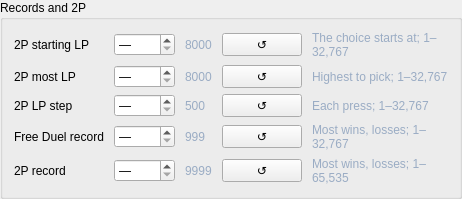
            <widget class="QGroupBox" name="limitsRecordsAnd2PGroup">
             <property name="title">
              <string>Records and 2P</string>
             </property>
             <layout class="QGridLayout" name="limitsRecordsAnd2PGroupLayout">
              <property name="horizontalSpacing">
               <number>10</number>
              </property>
              <property name="verticalSpacing">
               <number>6</number>
              </property>
              <item row="0" column="0">
               <widget class="QLabel" name="limit_two_player_start_label">
                <property name="text">
                 <string>2P starting LP</string>
                </property>
                <property name="toolTip">
                 <string>The choice starts at</string>
                </property>
                <property name="wordWrap">
                 <bool>true</bool>
                </property>
                <property name="sizePolicy">
                 <sizepolicy hsizetype="MinimumExpanding" vsizetype="Preferred">
                  <horstretch>0</horstretch>
                  <verstretch>0</verstretch>
                 </sizepolicy>
                </property>
               </widget>
              </item>
              <item row="0" column="1">
               <widget class="QSpinBox" name="limit_two_player_start_spin">
                <property name="specialValueText">
                 <string>—</string>
                </property>
                <property name="minimum">
                 <number>0</number>
                </property>
                <property name="maximum">
                 <number>32767</number>
                </property>
                <property name="value">
                 <number>0</number>
                </property>
                <property name="toolTip">
                 <string>2P starting LP: The choice starts at. Retail: 8000.</string>
                </property>
               </widget>
              </item>
              <item row="0" column="2">
               <widget class="QLabel" name="limit_two_player_start_retail">
                <property name="text">
                 <string>8000</string>
                </property>
                <property name="toolTip">
                 <string>The game's own value when this field is left unset.</string>
                </property>
                <property name="styleSheet">
                 <string>color:#9aacc4</string>
                </property>
               </widget>
              </item>
              <item row="0" column="3">
               <widget class="QPushButton" name="reset_two_player_start_button">
                <property name="text">
                 <string>↺</string>
                </property>
                <property name="toolTip">
                 <string>Use the game's value for this setting</string>
                </property>
               </widget>
              </item>
              <item row="0" column="4">
               <widget class="QLabel" name="limit_two_player_start_hint">
                <property name="text">
                 <string>The choice starts at; 1–32,767</string>
                </property>
                <property name="toolTip">
                 <string>The choice starts at</string>
                </property>
                <property name="styleSheet">
                 <string>color:#9aacc4</string>
                </property>
                <property name="wordWrap">
                 <bool>true</bool>
                </property>
               </widget>
              </item>
              <item row="1" column="0">
               <widget class="QLabel" name="limit_two_player_max_label">
                <property name="text">
                 <string>2P most LP</string>
                </property>
                <property name="toolTip">
                 <string>Highest to pick</string>
                </property>
                <property name="wordWrap">
                 <bool>true</bool>
                </property>
                <property name="sizePolicy">
                 <sizepolicy hsizetype="MinimumExpanding" vsizetype="Preferred">
                  <horstretch>0</horstretch>
                  <verstretch>0</verstretch>
                 </sizepolicy>
                </property>
               </widget>
              </item>
              <item row="1" column="1">
               <widget class="QSpinBox" name="limit_two_player_max_spin">
                <property name="specialValueText">
                 <string>—</string>
                </property>
                <property name="minimum">
                 <number>0</number>
                </property>
                <property name="maximum">
                 <number>32767</number>
                </property>
                <property name="value">
                 <number>0</number>
                </property>
                <property name="toolTip">
                 <string>2P most LP: Highest to pick. Retail: 8000.</string>
                </property>
               </widget>
              </item>
              <item row="1" column="2">
               <widget class="QLabel" name="limit_two_player_max_retail">
                <property name="text">
                 <string>8000</string>
                </property>
                <property name="toolTip">
                 <string>The game's own value when this field is left unset.</string>
                </property>
                <property name="styleSheet">
                 <string>color:#9aacc4</string>
                </property>
               </widget>
              </item>
              <item row="1" column="3">
               <widget class="QPushButton" name="reset_two_player_max_button">
                <property name="text">
                 <string>↺</string>
                </property>
                <property name="toolTip">
                 <string>Use the game's value for this setting</string>
                </property>
               </widget>
              </item>
              <item row="1" column="4">
               <widget class="QLabel" name="limit_two_player_max_hint">
                <property name="text">
                 <string>Highest to pick; 1–32,767</string>
                </property>
                <property name="toolTip">
                 <string>Highest to pick</string>
                </property>
                <property name="styleSheet">
                 <string>color:#9aacc4</string>
                </property>
                <property name="wordWrap">
                 <bool>true</bool>
                </property>
               </widget>
              </item>
              <item row="2" column="0">
               <widget class="QLabel" name="limit_two_player_step_label">
                <property name="text">
                 <string>2P LP step</string>
                </property>
                <property name="toolTip">
                 <string>Each press</string>
                </property>
                <property name="wordWrap">
                 <bool>true</bool>
                </property>
                <property name="sizePolicy">
                 <sizepolicy hsizetype="MinimumExpanding" vsizetype="Preferred">
                  <horstretch>0</horstretch>
                  <verstretch>0</verstretch>
                 </sizepolicy>
                </property>
               </widget>
              </item>
              <item row="2" column="1">
               <widget class="QSpinBox" name="limit_two_player_step_spin">
                <property name="specialValueText">
                 <string>—</string>
                </property>
                <property name="minimum">
                 <number>0</number>
                </property>
                <property name="maximum">
                 <number>32767</number>
                </property>
                <property name="value">
                 <number>0</number>
                </property>
                <property name="toolTip">
                 <string>2P LP step: Each press. Retail: 500.</string>
                </property>
               </widget>
              </item>
              <item row="2" column="2">
               <widget class="QLabel" name="limit_two_player_step_retail">
                <property name="text">
                 <string>500</string>
                </property>
                <property name="toolTip">
                 <string>The game's own value when this field is left unset.</string>
                </property>
                <property name="styleSheet">
                 <string>color:#9aacc4</string>
                </property>
               </widget>
              </item>
              <item row="2" column="3">
               <widget class="QPushButton" name="reset_two_player_step_button">
                <property name="text">
                 <string>↺</string>
                </property>
                <property name="toolTip">
                 <string>Use the game's value for this setting</string>
                </property>
               </widget>
              </item>
              <item row="2" column="4">
               <widget class="QLabel" name="limit_two_player_step_hint">
                <property name="text">
                 <string>Each press; 1–32,767</string>
                </property>
                <property name="toolTip">
                 <string>Each press</string>
                </property>
                <property name="styleSheet">
                 <string>color:#9aacc4</string>
                </property>
                <property name="wordWrap">
                 <bool>true</bool>
                </property>
               </widget>
              </item>
              <item row="3" column="0">
               <widget class="QLabel" name="limit_free_duel_record_label">
                <property name="text">
                 <string>Free Duel record</string>
                </property>
                <property name="toolTip">
                 <string>Most wins, losses</string>
                </property>
                <property name="wordWrap">
                 <bool>true</bool>
                </property>
                <property name="sizePolicy">
                 <sizepolicy hsizetype="MinimumExpanding" vsizetype="Preferred">
                  <horstretch>0</horstretch>
                  <verstretch>0</verstretch>
                 </sizepolicy>
                </property>
               </widget>
              </item>
              <item row="3" column="1">
               <widget class="QSpinBox" name="limit_free_duel_record_spin">
                <property name="specialValueText">
                 <string>—</string>
                </property>
                <property name="minimum">
                 <number>0</number>
                </property>
                <property name="maximum">
                 <number>32767</number>
                </property>
                <property name="value">
                 <number>0</number>
                </property>
                <property name="toolTip">
                 <string>Free Duel record: Most wins, losses. Retail: 999.</string>
                </property>
               </widget>
              </item>
              <item row="3" column="2">
               <widget class="QLabel" name="limit_free_duel_record_retail">
                <property name="text">
                 <string>999</string>
                </property>
                <property name="toolTip">
                 <string>The game's own value when this field is left unset.</string>
                </property>
                <property name="styleSheet">
                 <string>color:#9aacc4</string>
                </property>
               </widget>
              </item>
              <item row="3" column="3">
               <widget class="QPushButton" name="reset_free_duel_record_button">
                <property name="text">
                 <string>↺</string>
                </property>
                <property name="toolTip">
                 <string>Use the game's value for this setting</string>
                </property>
               </widget>
              </item>
              <item row="3" column="4">
               <widget class="QLabel" name="limit_free_duel_record_hint">
                <property name="text">
                 <string>Most wins, losses; 1–32,767</string>
                </property>
                <property name="toolTip">
                 <string>Most wins, losses</string>
                </property>
                <property name="styleSheet">
                 <string>color:#9aacc4</string>
                </property>
                <property name="wordWrap">
                 <bool>true</bool>
                </property>
               </widget>
              </item>
              <item row="4" column="0">
               <widget class="QLabel" name="limit_two_player_record_label">
                <property name="text">
                 <string>2P record</string>
                </property>
                <property name="toolTip">
                 <string>Most wins, losses</string>
                </property>
                <property name="wordWrap">
                 <bool>true</bool>
                </property>
                <property name="sizePolicy">
                 <sizepolicy hsizetype="MinimumExpanding" vsizetype="Preferred">
                  <horstretch>0</horstretch>
                  <verstretch>0</verstretch>
                 </sizepolicy>
                </property>
               </widget>
              </item>
              <item row="4" column="1">
               <widget class="QSpinBox" name="limit_two_player_record_spin">
                <property name="specialValueText">
                 <string>—</string>
                </property>
                <property name="minimum">
                 <number>0</number>
                </property>
                <property name="maximum">
                 <number>65535</number>
                </property>
                <property name="value">
                 <number>0</number>
                </property>
                <property name="toolTip">
                 <string>2P record: Most wins, losses. Retail: 9999.</string>
                </property>
               </widget>
              </item>
              <item row="4" column="2">
               <widget class="QLabel" name="limit_two_player_record_retail">
                <property name="text">
                 <string>9999</string>
                </property>
                <property name="toolTip">
                 <string>The game's own value when this field is left unset.</string>
                </property>
                <property name="styleSheet">
                 <string>color:#9aacc4</string>
                </property>
               </widget>
              </item>
              <item row="4" column="3">
               <widget class="QPushButton" name="reset_two_player_record_button">
                <property name="text">
                 <string>↺</string>
                </property>
                <property name="toolTip">
                 <string>Use the game's value for this setting</string>
                </property>
               </widget>
              </item>
              <item row="4" column="4">
               <widget class="QLabel" name="limit_two_player_record_hint">
                <property name="text">
                 <string>Most wins, losses; 1–65,535</string>
                </property>
                <property name="toolTip">
                 <string>Most wins, losses</string>
                </property>
                <property name="styleSheet">
                 <string>color:#9aacc4</string>
                </property>
                <property name="wordWrap">
                 <bool>true</bool>
                </property>
               </widget>
              </item>
             </layout>
             <property name="sizePolicy">
              <sizepolicy hsizetype="Ignored" vsizetype="Preferred">
               <horstretch>0</horstretch>
               <verstretch>0</verstretch>
              </sizepolicy>
             </property>
            </widget>
